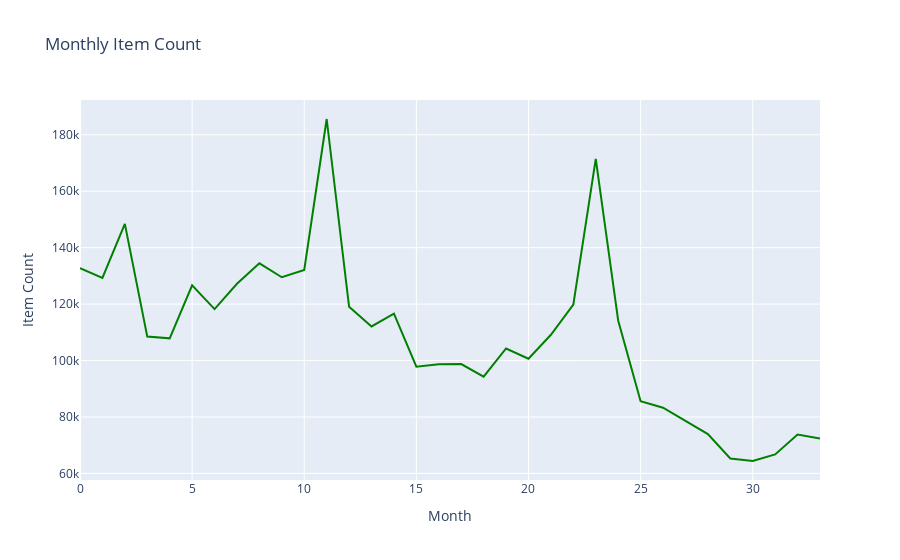

Write notebook code for a chart like this one.
### Code cell
temp_df2 = train_merged.groupby('date_block_num')[['item_cnt_day']].sum().reset_index()
temp_df2.astype('float')

fig = go.Figure()
fig.add_trace(go.Scatter(x=temp_df2.date_block_num, y=temp_df2.item_cnt_day,
                    mode='lines',
                    line= dict(color='green', width=2)))

fig.update_layout(title='Monthly Item Count',
                   xaxis_title='Month',
                   yaxis_title='Item Count')

fig.show()

### Figure 1 — Plotly figure (JSON) as saved in the notebook; plotly's stock layout.template omitted (floating-point values rounded to 4 significant figures)
{"data": [{"line": {"color": "green", "width": 2}, "mode": "lines", "type": "scatter", "x": [0, 1, 2, 3, 4, 5, 6, 7, 8, 9, 10, 11, 12, 13, 14, 15, 16, 17, 18, 19, 20, 21, 22, 23, 24, 25, 26, 27, 28, 29, 30, 31, 32, 33], "y": [132759, 129305, 148443, 108476, 107867, 126621, 118230, 127191, 134448, 129507, 132118, 185593, 119040, 112089, 116610, 97816, 98713, 98762, 94273, 104263, 100621, 109131, 119841, 171438, 114202, 85571, 83294, 78725, 73919, 65292, 64397, 66715, 73749, 72394]}], "layout": {"title": {"text": "Monthly Item Count"}, "xaxis": {"title": {"text": "Month"}}, "yaxis": {"title": {"text": "Item Count"}}}}
